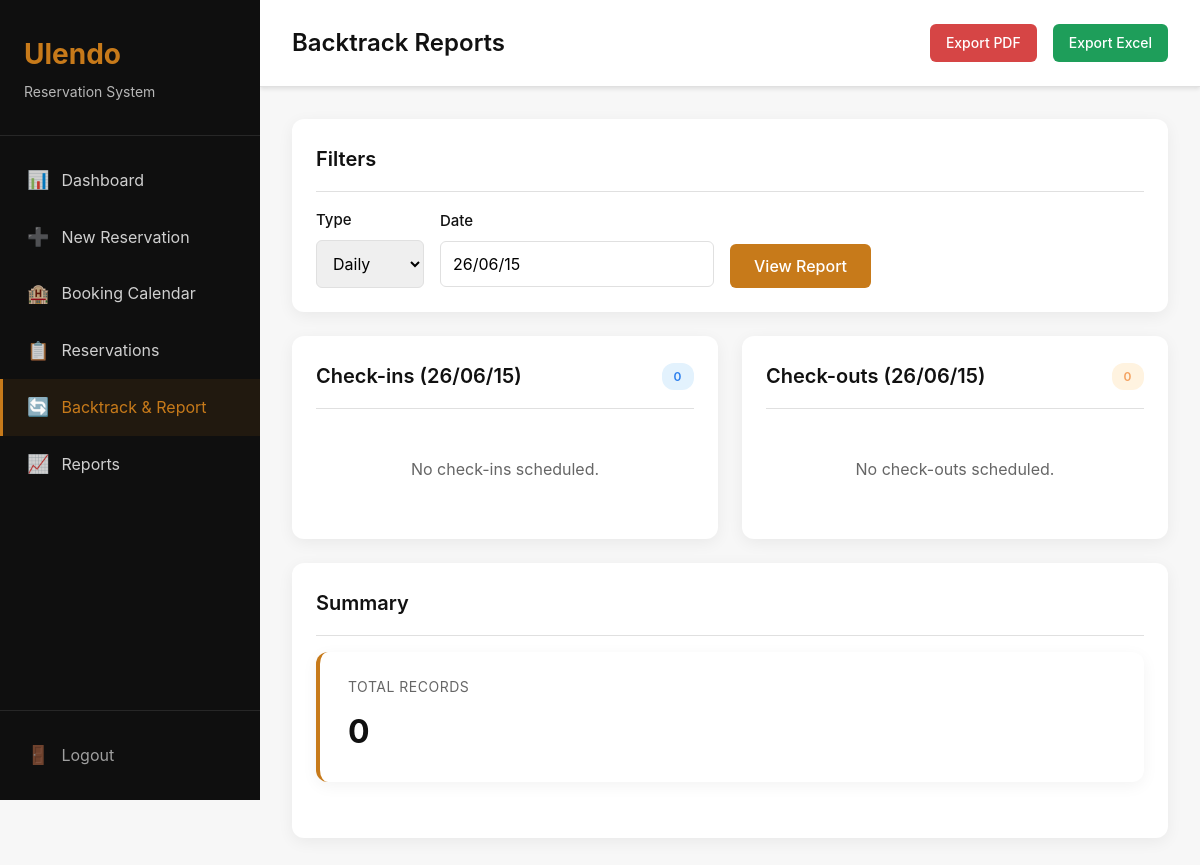
The app's page /backtrack/reports/ (signed in), older data.
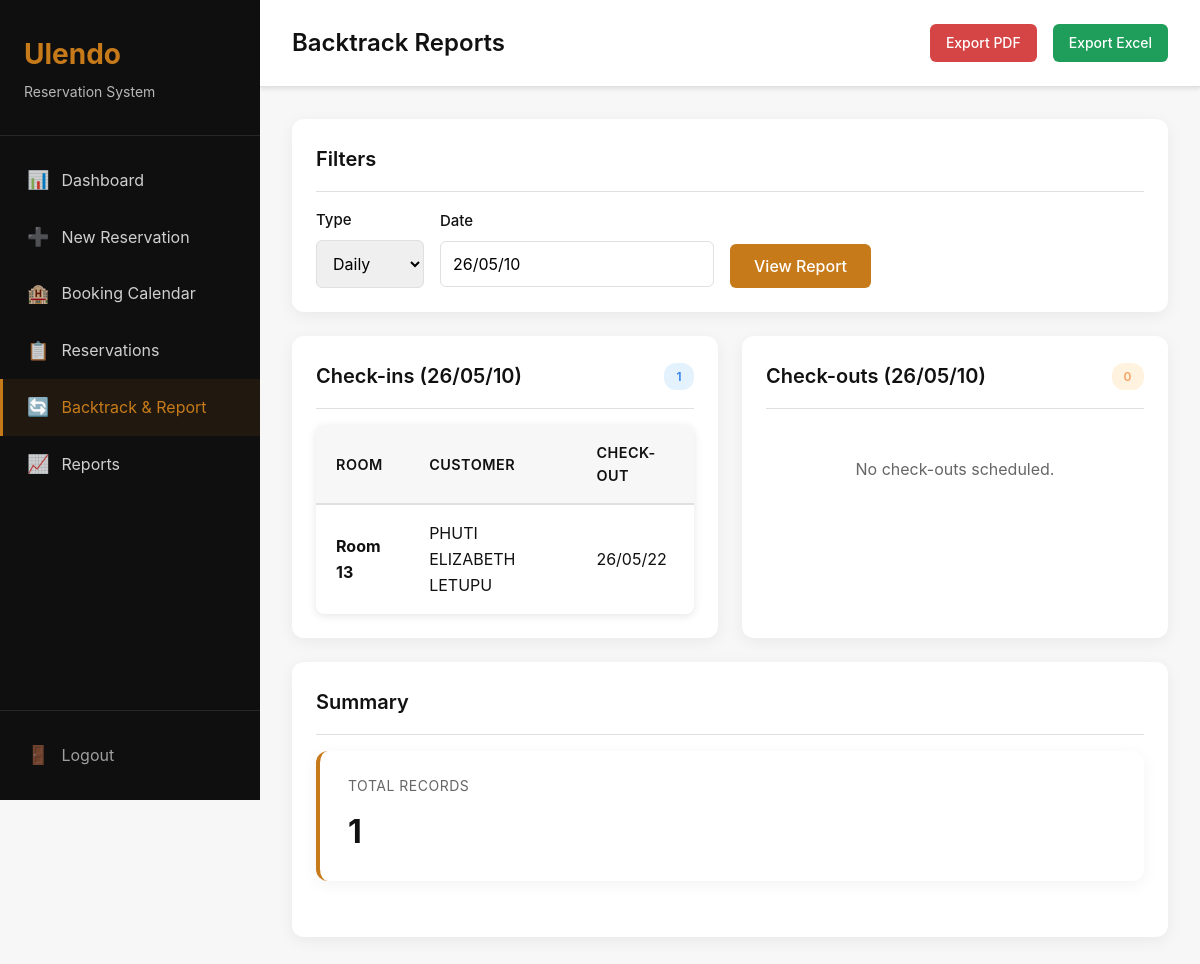
The same page, newer data.
### backtrack/models.py (models this page shows, shortened)
class BacktrackReservation(models.Model):
    STATUS_CHOICES = [
        ('confirmed', 'Confirmed'),
        ('cancelled', 'Cancelled'),
    ]
    customer_name = models.CharField(max_length=200)
    voucher_number = models.CharField(max_length=100, blank=True, null=True)
    confirmation_code = models.CharField(max_length=100, blank=True, null=True)
    room_number = models.CharField(max_length=10)
    check_in_date = models.DateField()
    check_out_date = models.DateField()
    status = models.CharField(max_length=20, choices=STATUS_CHOICES, default='confirmed')
    notes = models.TextField(blank=True, null=True)
    created_at = models.DateTimeField(auto_now_add=True)
    updated_at = models.DateTimeField(auto_now=True)
    class Meta:
        ordering = ['-check_in_date']
        verbose_name = 'Backtrack Reservation'
        verbose_name_plural = 'Backtrack Reservations'

### backtrack/views.py (the view, shortened to what this page needs)
# urls.py: path('reports/', views.backtrack_report, name='backtrack_report'),
@login_required
def backtrack_report(request):
    mode = request.GET.get('mode', 'daily')
    latest = BacktrackReservation.objects.order_by('-check_in_date').first()
    default_date = latest.check_in_date if latest else date.today()
    date_str = request.GET.get('date', default_date.strftime('%y/%m/%d'))
    try:
        anchor_date = parse_date_safe(date_str) or default_date
    except ValueError:
        anchor_date = default_date
    if mode == 'weekly':
        start_date = anchor_date - timedelta(days=anchor_date.weekday())
        end_date = start_date + timedelta(days=6)
    else:
        mode = 'daily'
        start_date = end_date = anchor_date
    check_ins = BacktrackReservation.objects.filter(
        check_in_date__gte=start_date,
        check_in_date__lte=end_date,
        status='confirmed'
    ).order_by('room_number')
    check_outs = BacktrackReservation.objects.filter(
        check_out_date__gte=start_date,
        check_out_date__lte=end_date,
        status='confirmed'
    ).order_by('room_number')
    total = BacktrackReservation.objects.filter(
        check_in_date__lt=end_date + timedelta(days=1),
        check_out_date__gt=start_date,
        status='confirmed'
    ).values('room_number').distinct().count()
    if start_date == end_date:
        date_label = start_date.strftime('%y/%m/%d')
    else:
        date_label = f"{start_date.strftime('%y/%m/%d')} – {end_date.strftime('%y/%m/%d')}"
    export_format = request.GET.get('export')
    if export_format == 'pdf':
        return generate_backtrack_pdf_report(date_label, check_ins, check_outs, total, mode)
    elif export_format == 'excel':
        return generate_backtrack_excel_report(date_label, check_ins, check_outs, total, mode)
    context = {
        'mode': mode,
        'anchor_date': anchor_date,
        'start_date': start_date,
        'end_date': end_date,
        'date_label': date_label,
        'check_ins': check_ins,
        'check_outs': check_outs,
        'total': total,
    }
    return render(request, 'backtrack/reports.html', context)

### backtrack/templates/backtrack/reports.html (shortened to what the changed rows need)
{% extends 'base.html' %}
{% block page_title %}Backtrack Reports{% endblock %}
{% block content %}
<div class="card">
    <div class="card-body">
        <form method="get" class="d-flex gap-2 align-center wrap">
            <div class="form-group" style="margin-bottom: 0;">
                <label for="date" class="form-label">Date</label>
                <input type="text" id="date" name="date" value="{{ anchor_date|date:'y/m/d' }}" class="form-control date-picker" placeholder="yyyy/mm/dd">
            </div>
        </form>
    </div>
</div>
<div class="grid grid-2">
    <div class="card">
        <div class="card-header">
            <h3 class="card-title">Check-ins ({{ date_label }})</h3>
            <span class="badge badge-info">{{ check_ins|length }}</span>
        </div>
        <div class="card-body">
            {% if check_ins %}
            <div class="table-container">
                <table>
                    <thead>
                        <tr>
                            <th>Room</th>
                            <th>Customer</th>
                            <th>Check-out</th>
                        </tr>
                    </thead>
                    <tbody>
                        {% for res in check_ins %}
                        <tr>
                            <td><strong>Room {{ res.room_number }}</strong></td>
                            <td>{{ res.customer_name }}</td>
                            <td>{{ res.check_out_date|date:"y/m/d" }}</td>
                        </tr>
                        {% endfor %}
                    </tbody>
                </table>
            </div>
            {% else %}
            <p style="text-align: center; padding: 2rem; color: var(--text-secondary);">No check-ins scheduled.</p>
            {% endif %}
        </div>
    </div>
    <div class="card">
        <div class="card-header">
            <h3 class="card-title">Check-outs ({{ date_label }})</h3>
            <span class="badge badge-warning">{{ check_outs|length }}</span>
        </div>
    </div>
</div>
<div class="card">
    <div class="card-body">
        <div class="stats-grid">
            <div class="stat-card">
                <div class="stat-label">Total Records</div>
                <div class="stat-value">{{ total }}</div>
            </div>
        </div>
    </div>
</div>
{% endblock %}

Row changes from the older to the newer data that the page shows:
added BacktrackReservation: room_number "13", customer_name "PHUTI ELIZABETH LETUPU", check_out_date "26/05/22"
Text that changed along with them:
form field date: "26/06/15" → "26/05/10"
{{ date_label }}: "26/06/15" → "26/05/10"
{{ check_ins|length }}: "0" → "1"
{{ total }}: "0" → "1"
text no longer shown: "No check-ins scheduled."
text now shown: "ROOM CUSTOMER CHECK-OUT"
